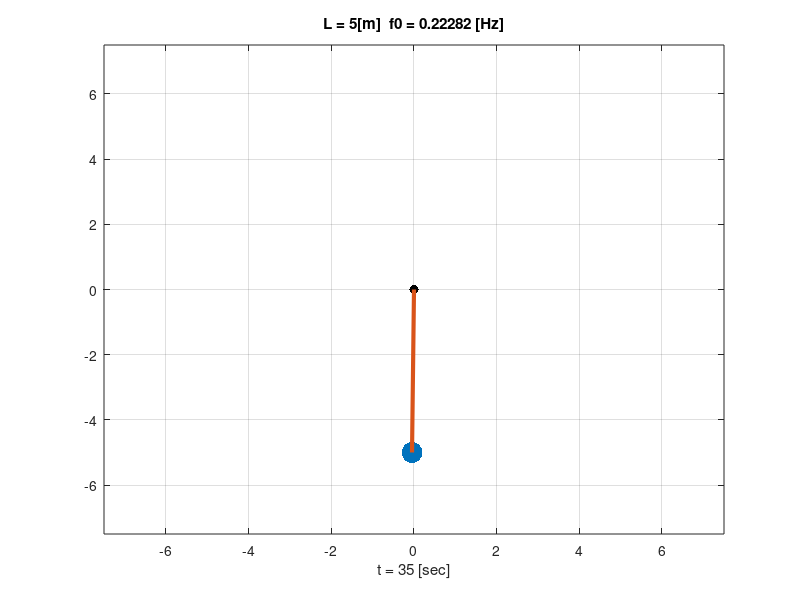
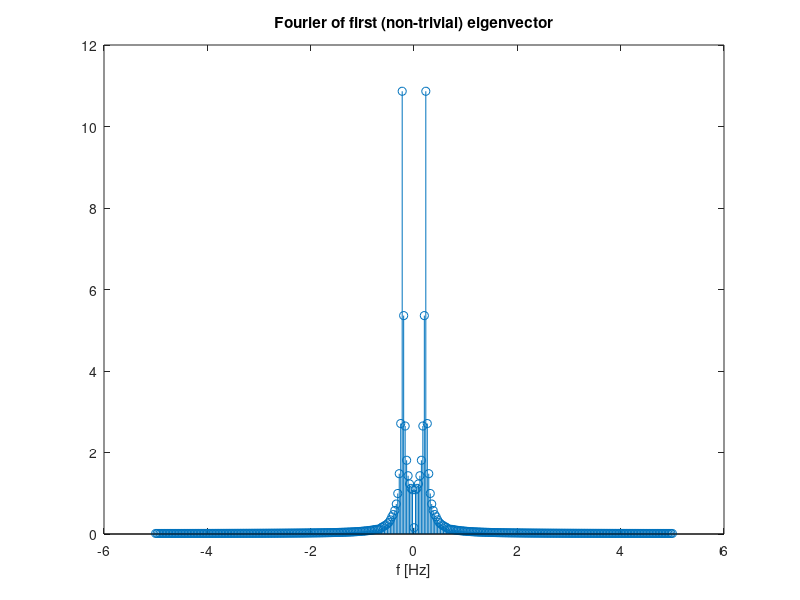

The MATLAB source for these figures, in order:
clear; close all ; clc;

%%
L=5; g=9.8; 
w0 = sqrt(g/L); T = 2*pi/w0; f0 =1/T;

Tmax = 35; dt = 0.1;
tspan = 0:dt:Tmax;

% Initial Conditions: y0(1) is angle, y0(2) is angular velocity, y0(3) is
% pole length (L)
y0 = [pi/5 0 L];
damp = 0.1
[t,y] = ode45(@(t,y) [(y(2)) ; -(g/y(3))*sin(y(1))-damp*y(2) ; 0], tspan, y0);


figure();
for i = 2:numel(t)
    plot(0,0,'.black','MarkerSize',20); % plot black dot at center
    % plot "mass":
    hold on; plot(y(i,3)*sin(y(i,1)),-y(i,3)*cos(y(i,1)),'.','MarkerSize',45);
    % plot "pole":
    plot([0 y(i,3)*sin(y(i,1))],[0 -y(i,3)*cos(y(i,1))],'LineWidth',3); hold off;

    %   aesthetics:
    xlim([-1.5*y(i,3) 1.5*y(i,3)]); ylim([-1.5*y(i,3) 1.5*y(i,3)]); grid on;
    title(['L = ',num2str(y(i,3)),'[m]  f0 = ',num2str(f0),' [Hz]']);
    xlabel(['t = ',num2str(t(i)),' [sec]']);
    drawnow;
end

%% Diffusion Map
Fs = 1/dt;

distances = squareform(pdist(y));
eps = median(y(:,1));
W = exp(-(distances.^2)./((100*eps)^2));
A = W./sum(W,2);
[Phi, Lambda] = eig(A);
f = linspace(-Fs/2,Fs/2,numel(y(:,1)));

figure;
stem(f,abs(fftshift(fft(Phi(:,2)))));
xlabel('f [Hz]'); title('Fourier of first (non-trivial) eigenvector');

%% Plot with Phase Space Test
% figure();
% for i = 2:numel(t)
%     subplot(1,2,1);
%     plot(y(i,3)*sin(y(i,1)),-y(i,3)*cos(y(i,1)),'.','MarkerSize',45);
%     hold on; plot([0 y(i,3)*sin(y(i,1))],[0 -y(i,3)*cos(y(i,1))],'LineWidth',3); hold off;
%     xlim([-L L]); ylim([-1.5*L L]); grid on;
%     % xlabel t; ylabel y ;
%     title 'Real Space';
%     drawnow;
%     subplot(1,2,2);
%     hold on;
%     plot(y(i,1),y(i,2),'.b','MarkerSize',10);
%     hold on; plot([y(i-1,1) y(i,1)],[y(i-1,2) y(i,2)],'LineWidth',3); hold off;
%     xlim([min(y(:,1)) max(y(:,1))]); ylim([min(y(:,2)) max(y(:,2))]); grid on;
%     xlabel y; ylabel 'dy/dt';
%     title 'The Matrix';
%     drawnow;
% end